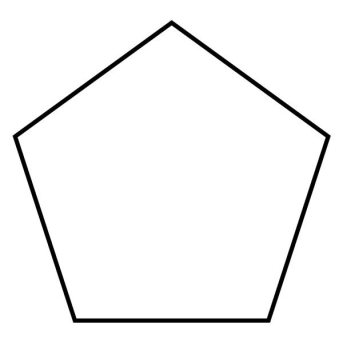
//> input picture sobel/pentagon.jpeg, 343 x 343 px
$ ./sobel pentagon.jpeg   (built with g++ and OpenCV 4)
//> lines starting //> are read from the running program, lines starting //| are printed output that depends on the picture; after the words box and inside, x2 and y2 are one past the last pixel; in counts of white or black regions, pixels touching at a corner belong together
#include <stdio.h>
#include <opencv/cv.h>
#include <opencv/highgui.h>
#include <opencv/cxcore.h>
#include <math.h>
#include <array>

#define PI 3.14159265

#define GRADIENT_THRESHOLD 150
#define ANGLE_RANGE 20

using namespace cv;
using namespace std;

class Line {
public:
    int rho;
    int theta;

    Line() : rho(0), theta(0) {}

    Line(int rho, int theta) {
        this->rho = rho;
        this->theta = theta;
    }
};

class Circle {
public:
    int x;
    int y;
    int r;

    Circle() : x(0), y(0), r(0) {}

    // [5 lines left out: function Circle, not called in this run]

    double area() {
        return PI * pow(r, 2);
    }
};

std::ostream &operator<<(std::ostream &strm, const Circle &circle) {
    return strm << "Circle: x= " << circle.x << " y=" << circle.y << " r=" << circle.r;
}

String CASCADE_NAME = "../dartcascade/best.xml";
CascadeClassifier cascade;

vector <Rect> getGroundTruthsFromCSV(string csv);
string get_csv_file(const char *imgName);
vector <Rect> detectAndDisplay(Mat frame);
float f1_test(vector <Rect> &detected, vector <Rect> &actual, float threshold);

Mat convolution(Mat &input, int direction, Mat kernel, cv::Size image_size);

void drawLines(Mat &image, Mat thresholdedMag, std::vector <Line> &detected_lines);
void drawCircles(Mat &image, vector <Circle> &circles);

Mat getMagnitude(Mat &dfdx, Mat &dfdy, cv::Size image_size);
Mat getDirection(Mat &dfdx, Mat &dfdy, cv::Size image_size);
void getThresholdedMag(Mat &input, Mat &output, double gradient_threshold);
Mat get_houghSpaceLines(Mat &thresholdMag, Mat &gradientDirection, int width, int height);

vector <Line> collect_lines_from_houghSpace(Mat &houghSpace, double threshold);

double calculate_houghLines_voting_threshold(Mat &hough_space);

double calculate_houghLines_voting_threshold(Mat &hough_space) {
    double max, min;
    cv::minMaxLoc(hough_space, &min, &max);
    double houghSpaceThreshold = min + ((max - min) / 2);
    return houghSpaceThreshold;
}

void drawCircles(Mat &image, vector <Circle> &circles) {
    for (auto &c: circles) {
        Point center(c.x, c.y);
        cv::circle(image, center, c.r, Scalar(0, 0, 255), 2, 8, 0);
    }

    imwrite("result/foundCircles.jpg", image);
}

vector <Circle> houghCircles(Mat &image, Mat &thresholdMag, Mat &gradient_dir, int voting_threshold) {

    int radius = image.rows / 2;

    int rows{image.rows};
    int cols{image.cols};
    int initialValue{0};


    // Define 3 dimensional vector and initialize it.
    //create a houghspace parameterized on circle centre (x,y) and radius (r)

    std::vector < std::vector < std::vector < int >> >
    houghSpace(rows, std::vector < std::vector < int >> (cols, std::vector<int>(radius, initialValue)));

    for (int y = 0; y < image.rows; y++) {
        for (int x = 0; x < image.cols; x++) {


            /* Results seem to be better without the thresholding filter...

              if (thresholdMag.at<double>(y, x) == 0) {
                continue;
            }*/


            for (int r = 0; r < radius; r++) {
                int x0 = x - (int) (r * cos(gradient_dir.at<double>(y, x)));
                int y0 = y - (int) (r * sin(gradient_dir.at<double>(y, x)));

                //make sure the centre lies within the image
                if (x0 >= 0 && x0 < image.cols && y0 >= 0 && y0 < image.rows) {
                    houghSpace[y0][x0][r]++;
                }

                x0 = x + (int) (r * cos(gradient_dir.at<double>(y, x)));
                y0 = y + (int) (r * sin(gradient_dir.at<double>(y, x)));
                if (x0 >= 0 && x0 < image.cols && y0 >= 0 && y0 < image.rows) {
                    houghSpace[y0][x0][r]++;
                }

            }
        }
    }
    vector <Circle> circles;
    for (int y = 0; y < image.rows; y++) {
        for (int x = 0; x < image.cols; x++) {
            for (int r = 0; r < radius; r++) {
                if (houghSpace[y][x][r] > voting_threshold) {
                    Circle c = Circle(x, y, r);
                    circles.push_back(c);
                }
            }
        }
    }

    return circles;
}

// [52 lines left out: function pipeline, not called in this run]

int main(int argc, const char **argv) {

    const char *imgName = argv[1];

    Mat image;
    image = imread(imgName, 1);
//> image is the input picture: 343 rows x 343 cols, CV_8UC3; min 0, max 255, mean 246

    // namedWindow( "Original Image", CV_WINDOW_AUTOSIZE );
    // imshow( "Original Image", image );


  cvtColor(image, image, CV_BGR2GRAY);
//> image: 343 rows x 343 cols, CV_8UC1


    //init kernels
    Mat dxKernel = (Mat_<double>(3, 3) << -1, 0, 1,
            -2, 0, 2,
            -1, 0, 1);

    Mat dyKernel = (Mat_<double>(3, 3) << -1, -2, -1,
            0, 0, 0,
            1, 2, 1);

    Mat image_clone = imread(imgName, 1);
    auto circle_frame = image_clone.clone();

    Mat dfdx = convolution(image, 0, dxKernel, image.size());
//> in convolution, `GaussianBlur(paddedInput, paddedInput, Size(3, 3), 0, 0, BORDER_DEFAUL..`:
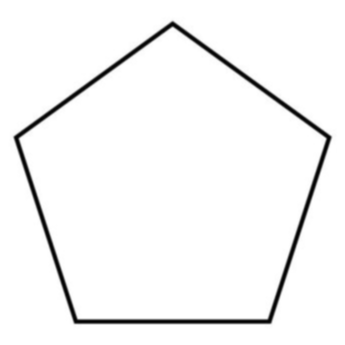
//> paddedInput: 345 rows x 345 cols, CV_8UC1; min 1, max 255, mean 246.1
    Mat dfdy = convolution(image, 1, dyKernel, image.size());

    Mat gradientMagnitude = getMagnitude(dfdx, dfdy, image.size());
    Mat gradientDirection = getDirection(dfdx, dfdy, image.size());
//> after the loop in getDirection, `for (int y = 0; y < output.rows; y++)`:
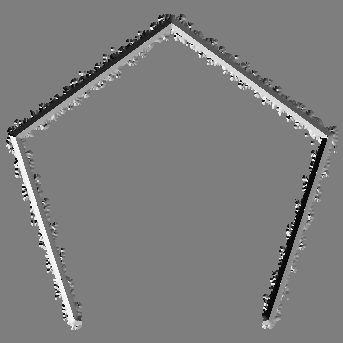
//> output: 343 rows x 343 cols, CV_64FC1; min -3.09, max 3.14, mean -0.000401; drawn with min black and max white

    Mat thresholdedMag;
    thresholdedMag.create(image.size(), CV_64F);

    getThresholdedMag(gradientMagnitude, thresholdedMag, GRADIENT_THRESHOLD);
//> after the loop in getThresholdedMag, `for (int y = 0; y < input.rows; y++)`:
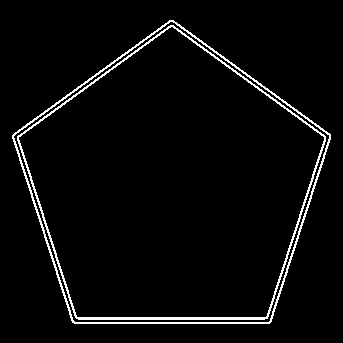
//> output: 343 rows x 343 cols, CV_64FC1; 3.7% white in thin lines or dots, all inside (x1, y1, x2, y2) = (12, 20, 331, 324)

    Mat houghSpace = get_houghSpaceLines(thresholdedMag, gradientDirection, image.cols, image.rows);
//> after the loop in get_houghSpaceLines, `for (int y = 0; y < thresholdMag.rows; y++)`:
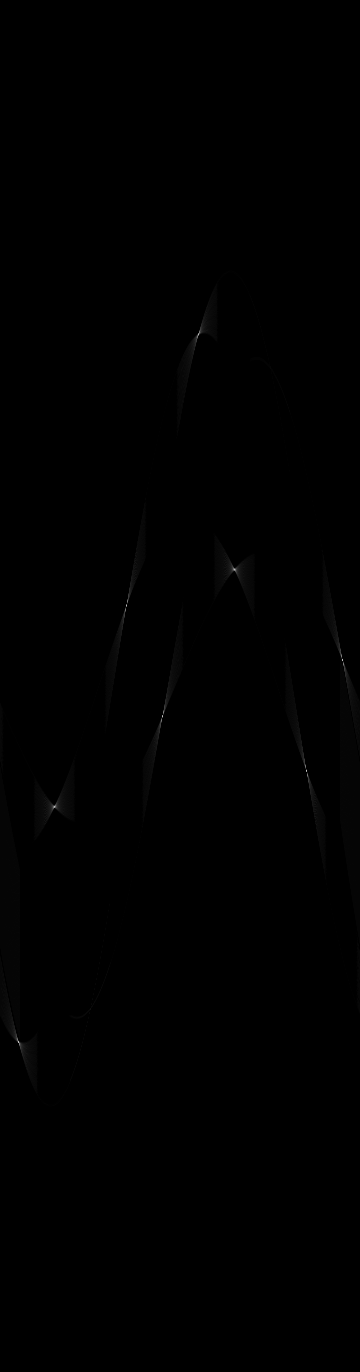
//> hough_space: 1372 rows x 360 cols, CV_64FC1; min 0, max 198, mean 0.3
//> in get_houghSpaceLines, `normalize(hough_space, hough_space, 0, 255, NORM_MINMAX);`: hough_space: 1372 rows x 360 cols, CV_64FC1; 4.18% of pixels changed, all inside (x1, y1, x2, y2) = (0, 270, 360, 1107)

    auto houghLinesThreshold = calculate_houghLines_voting_threshold(houghSpace);
//> in calculate_houghLines_voting_threshold, `cv::minMaxLoc(hough_space, &min, &max);`: min = 0; max = 255
//> in calculate_houghLines_voting_threshold, `double houghSpaceThreshold = min + ((max - min) / 2);`: houghSpaceThreshold = 127.5
//> houghLinesThreshold = 127.5
    auto lines = collect_lines_from_houghSpace(houghSpace, houghLinesThreshold);
//> after the loop in collect_lines_from_houghSpace, `for (int y = 0; y < houghSpace.rows; y++)`:
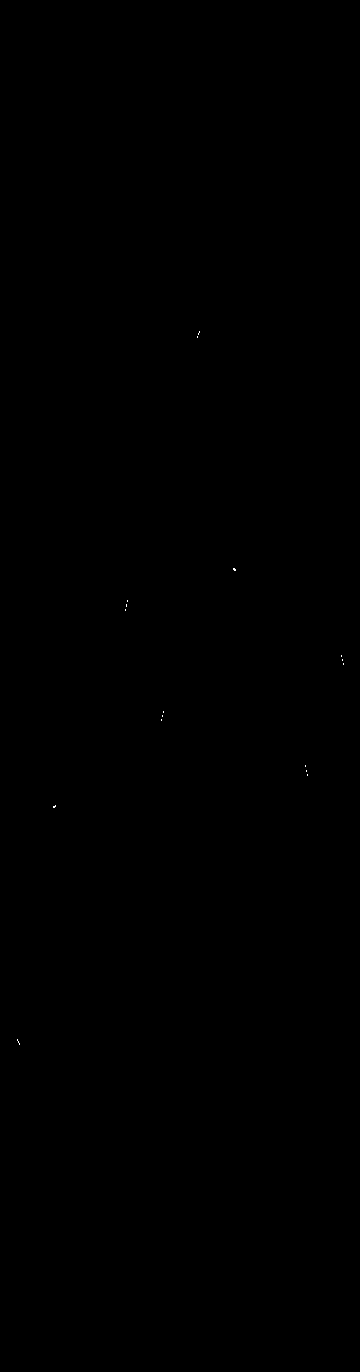
//> houghSpace: 1372 rows x 360 cols, CV_64FC1; 0.01% white in thin lines or dots, all inside (x1, y1, x2, y2) = (17, 331, 344, 1045)
//> after the loop in collect_lines_from_houghSpace, `for (int y = 0; y < houghSpace.rows; y++)`: lines = 50 items
//> lines = 50 items

    drawLines(image_clone, thresholdedMag, lines);
//> the loop in drawLines, `for (int i = 0; i < detected_lines.size(); i++)` made 50 passes
//> (theta, rho, radians, a, b, x0, y0) on passes 1 to 12: (199, 331, 3.47, -0.946, -0.326, 335.7, 115.6), (199, 332, 3.47, -0.946, -0.326, 334.7, 115.3), (198, 333, 3.46, -0.951, -0.309, 335.7, 109.1), (198, 334, 3.46, -0.951, -0.309, 334.8, 108.8), (197, 336, 3.44, -0.956, -0.292, 334.7, 102.3), (197, 337, 3.44, -0.956, -0.292, 333.8, 102), (233, 568, 4.07, -0.602, -0.799, 71.01, 94.24), (234, 568, 4.08, -0.588, -0.809, 69.36, 95.46), (233, 569, 4.07, -0.602, -0.799, 70.41, 93.44), (234, 569, 4.08, -0.588, -0.809, 68.77, 94.65), (235, 569, 4.1, -0.574, -0.819, 67.11, 95.84), (234, 570, 4.08, -0.588, -0.809, 68.18, 93.85)
//> after the loop in drawLines, `for (int i = 0; i < detected_lines.size(); i++)`:
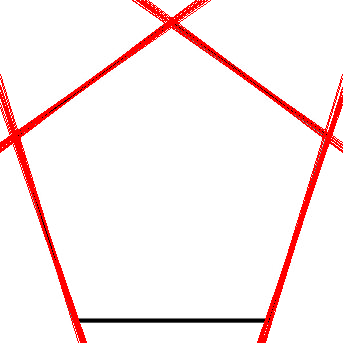
//> image: 343 rows x 343 cols, CV_8UC3; 5.66% of pixels changed, all inside (x1, y1, x2, y2) = (0, 0, 343, 343)
//> in drawLines, `lines.copyTo(overlay, thresholdedMag);`:
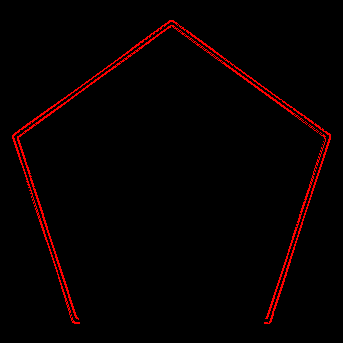
//> overlay: 343 rows x 343 cols, CV_8UC3; mean B, G, R 0, 0, 6.4
    auto circles = houghCircles(circle_frame, thresholdedMag, gradientDirection, 30);
//> circles = 0 items
    drawCircles(circle_frame, circles);

    return 0;
}

void drawLines(Mat &image, Mat thresholdedMag, std::vector <Line> &detected_lines) {

    Mat lines(image.size(), image.type(), Scalar(0));
    int width = image.cols;
    int height = image.rows;
    int centreX = image.cols / 2;
    int centreY = image.rows / 2;
    for (int i = 0; i < detected_lines.size(); i++) {

        Point point1, point2;
        double theta = detected_lines[i].theta;
        double rho = detected_lines[i].rho;

        double radians = theta * (PI / 180);

        //std::cout << rho << "and" << radians << '\n';

        double a = cos(radians);
        double b = sin(radians);
        double x0 = a * (rho - width - height);
        double y0 = b * (rho - width - height);

        point1.x = cvRound(x0 + 1000 * (-b));
        point1.y = cvRound(y0 + 1000 * (a));
        point2.x = cvRound(x0 - 1000 * (-b));
        point2.y = cvRound(y0 - 1000 * (a));

        line(lines, point1, point2, Scalar(0, 0, 255), 1);
        line(image, point1, point2, Scalar(0, 0, 255), 1);
    }

    thresholdedMag.convertTo(thresholdedMag, CV_8U);

    Mat overlay;
    overlay.zeros(image.size(), image.type());
    lines.copyTo(overlay, thresholdedMag);

    imwrite("result/lines.jpg", lines);
    imwrite("result/overlay.jpg", overlay);
    imwrite("result/foundLines.jpg", image);
}

vector <Line> collect_lines_from_houghSpace(Mat &houghSpace,
                                            double threshold) {
    /*
     * Populates the line vectors, and thresholds the houghspace.
     */
    std::vector <Line> lines;

    for (int y = 0; y < houghSpace.rows; y++) {
        for (int x = 0; x < houghSpace.cols; x++) {
            double val = houghSpace.at<double>(y, x);

            if (val > threshold) {
                Line l = Line(y, x);
                lines.push_back(l);
                houghSpace.at<double>(y, x) = 255;
            } else {
                houghSpace.at<double>(y, x) = 0.0;
            }
        }
    }
    imwrite("result/houghSpace.jpg", houghSpace);
    return lines;
}

Mat get_houghSpaceLines(Mat &thresholdMag, Mat &gradientDirection, int width, int height) {

    Mat hough_space;
    hough_space.create(2 * (width + height), 360, CV_64F);
    double angle_range = ANGLE_RANGE;

    for (int y = 0; y < thresholdMag.rows; y++) {
        for (int x = 0; x < thresholdMag.cols; x++) {
            double value = thresholdMag.at<double>(y, x);
            if (value == 255.0) {
                double direction = gradientDirection.at<double>(y, x);
                double direction_angle;
                if (direction > 0) {
                    direction_angle = (direction * (180 / PI));
                } else {
                    direction_angle = 360 + direction * (180 / PI);
                }

                direction_angle = round(direction_angle);

                //loop from smallest..biggest to allow room for errors
                double smallest = direction_angle - angle_range;
                double biggest = direction_angle + angle_range;

                for (int angle = smallest; angle < biggest; angle++) {
                    double radians = angle * (PI / 180);
                    double rho = (x * cos(radians)) + (y * sin(radians)) + width + height;
                    hough_space.at<double>(rho, angle)++;

                }
            }
        }
    }
    normalize(hough_space, hough_space, 0, 255, NORM_MINMAX);

    return hough_space;
}

Mat convolution(Mat &input, int direction, Mat kernel, cv::Size image_size) {
    Mat output;
    output.create(image_size, CV_64F);

    int kernelRadiusX = (kernel.size[0] - 1) / 2;
    int kernelRadiusY = (kernel.size[1] - 1) / 2;

    // Create padded version of input
    Mat paddedInput;
    copyMakeBorder(input, paddedInput,
                   kernelRadiusX, kernelRadiusX, kernelRadiusY, kernelRadiusY,
                   BORDER_REPLICATE);

    GaussianBlur(paddedInput, paddedInput, Size(3, 3), 0, 0, BORDER_DEFAULT);

    for (int i = 0; i < input.rows; i++) {
        for (int j = 0; j < input.cols; j++) {

            double sum = 0.0;

            for (int m = -kernelRadiusX; m <= kernelRadiusX; m++) {
                for (int n = -kernelRadiusY; n <= kernelRadiusY; n++) {

                    // find the correct indices we are using
                    int imagex = i + m + kernelRadiusX;
                    int imagey = j + n + kernelRadiusY;
                    int kernelx = m + kernelRadiusX;
                    int kernely = n + kernelRadiusY;

                    // get the values from the padded image and the kernel
                    int imageval = (int) paddedInput.at<uchar>(imagex, imagey);
                    double kernalval = kernel.at<double>(kernelx, kernely);

                    // do the multiplication
                    sum += imageval * kernalval;
                }
            }
            output.at<double>(i, j) = sum;
        }
    }

    Mat img;
    img.create(input.size(), CV_64F);
    // Normalise to avoid out of range and negative values
    normalize(output, img, 0, 255, NORM_MINMAX);

    //Save thresholded image
    if (direction == 0) imwrite("result/dfdx.jpg", img);
    else imwrite("result/dfdy.jpg", img);
    return output;
}

Mat getMagnitude(Mat &dfdx, Mat &dfdy, cv::Size image_size) {
    Mat output;
    output.create(image_size, CV_64F);

    for (int y = 0; y < output.rows; y++) {
        for (int x = 0; x < output.cols; x++) {

            double dxVal = 0.0;
            double dyVal = 0.0;
            double magnitudeVal = 0.0;

            dxVal = dfdx.at<double>(y, x);
            dyVal = dfdy.at<double>(y, x);

            magnitudeVal = sqrt(pow(dxVal, 2) + pow(dyVal, 2));

            output.at<double>(y, x) = magnitudeVal;
        }
    }

    Mat img;
    img.create(dfdx.size(), CV_64F);

    normalize(output, img, 0, 255, NORM_MINMAX);

    imwrite("result/magnitude.jpg", img);
    return output;
}

Mat getDirection(Mat &dfdx, Mat &dfdy, cv::Size image_size) {

    Mat output;
    output.create(image_size, CV_64F);

    for (int y = 0; y < output.rows; y++) {
        for (int x = 0; x < output.cols; x++) {

            double gradientVal = 0.0;

            double dxVal = dfdx.at<double>(y, x);
            double dyVal = dfdy.at<double>(y, x);

            // Calculate direction
            if (dxVal != 0 && dyVal != 0) gradientVal = atan2(dyVal, dxVal);
            else gradientVal = (double) atan(0);

            output.at<double>(y, x) = gradientVal;

        }
    }

    Mat img;
    img.create(dfdx.size(), CV_64F);

    normalize(output, img, 0, 255, NORM_MINMAX);

    imwrite("result/direction.jpg", img);
    return output;
}

void getThresholdedMag(Mat &input, Mat &output, double gradient_threshold) {
    Mat img;
    img.create(input.size(), CV_64F);

    normalize(input, img, 0, 255, NORM_MINMAX);

    for (int y = 0; y < input.rows; y++) {
        for (int x = 0; x < input.cols; x++) {

            double val = 0;
            val = img.at<double>(y, x);

            if (val > gradient_threshold) output.at<double>(y, x) = 255.0;
            else output.at<double>(y, x) = 0.0;
        }
    }

    imwrite("result/thresholded.jpg", output);
}

// [79 lines left out: functions detectAndDisplay, f1_test, not called in this run]

$ run again, on sobel/ellipse.png
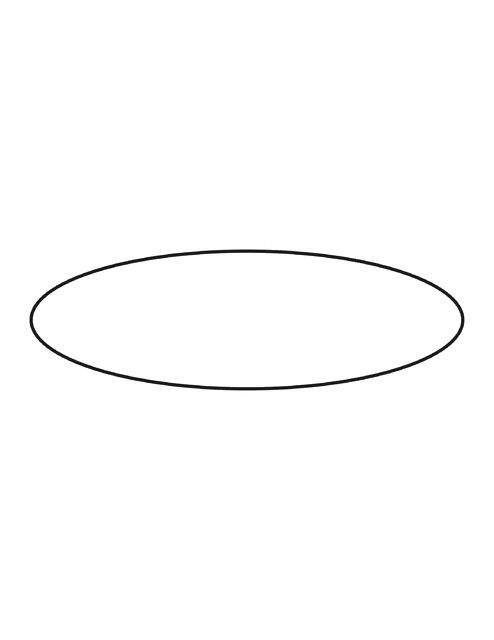
//> input picture sobel/ellipse.png, 494 x 640 px
//> image is the input picture: 640 rows x 494 cols, CV_8UC3; min 12, max 255, mean 252.7
//> after the loop in getThresholdedMag, `for (int y = 0; y < input.rows; y++)`:
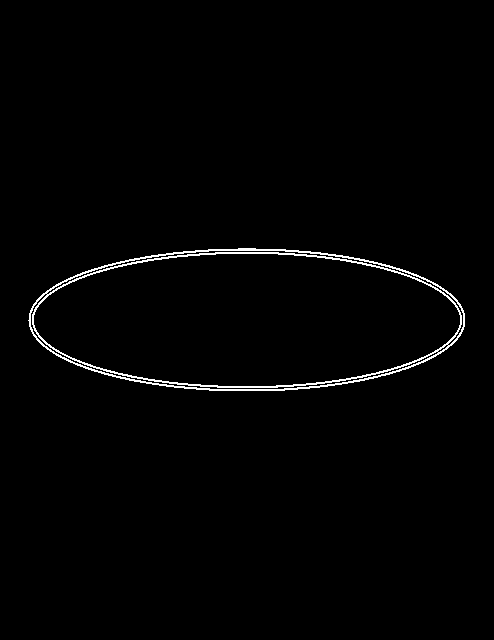
//> output: 640 rows x 494 cols, CV_64FC1; 1.2% white in thin lines or dots, all inside (x1, y1, x2, y2) = (28, 248, 465, 391)
//> min = 0; max = 255
//> houghSpaceThreshold = 127.5
//> after the loop in collect_lines_from_houghSpace, `for (int y = 0; y < houghSpace.rows; y++)`: lines = 314 items
//> the loop in drawLines, `for (int i = 0; i < detected_lines.size(); i++)` made 314 passes
//> (theta, rho, radians, a, b, x0, y0) on passes 1 to 3: (249, 649, 4.35, -0.358, -0.934, 173.8, 452.8), (250, 653, 4.36, -0.342, -0.94, 164.5, 452), (251, 658, 4.38, -0.326, -0.946, 155, 450.1)
//> after the loop in drawLines, `for (int i = 0; i < detected_lines.size(); i++)`:
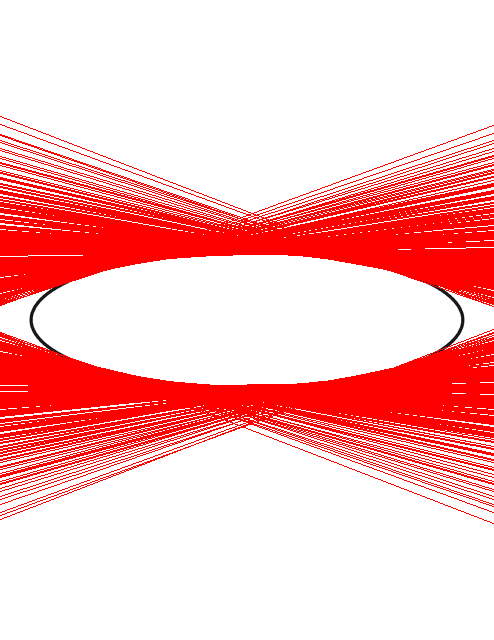
//> image: 640 rows x 494 cols, CV_8UC3; mean B, G, R 193.6, 193.6, 254.6
//> circles = 0 items
